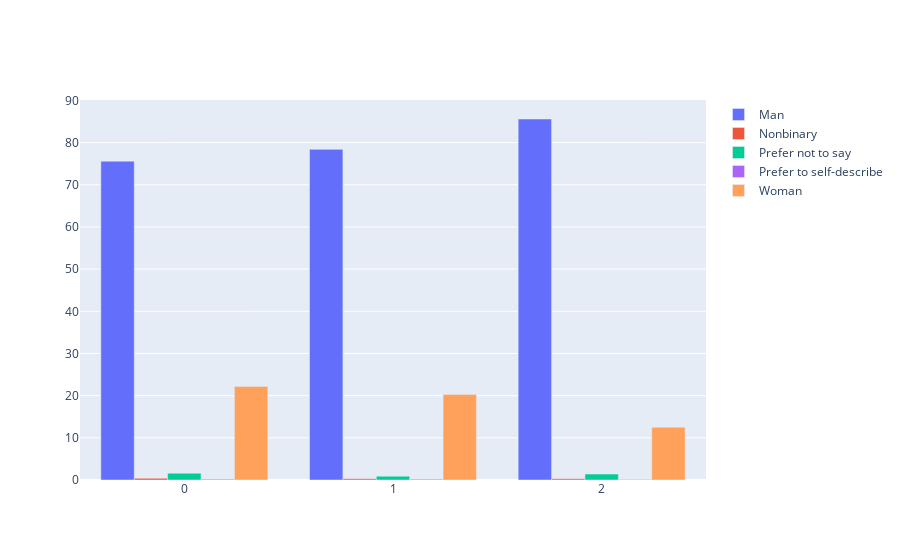

Notebook code cell kept with this figure:
### Code cell
cluster_question_plot(binary_data, "Gender")[0]

### Figure 1 — Plotly figure (JSON) as saved in the notebook; plotly's stock layout.template omitted (floating-point values rounded to 4 significant figures)
{"data": [{"name": "Man", "type": "bar", "x": [0, 1, 2], "y": [75.6, 78.4, 85.6]}, {"name": "Nonbinary", "type": "bar", "x": [0, 1, 2], "y": [0.4, 0.3, 0.3]}, {"name": "Prefer not to say", "type": "bar", "x": [0, 1, 2], "y": [1.6, 0.9, 1.4]}, {"name": "Prefer to self-describe", "type": "bar", "x": [0, 1, 2], "y": [0.2, 0.2, 0.1]}, {"name": "Woman", "type": "bar", "x": [0, 1, 2], "y": [22.2, 20.3, 12.5]}], "layout": {}}
